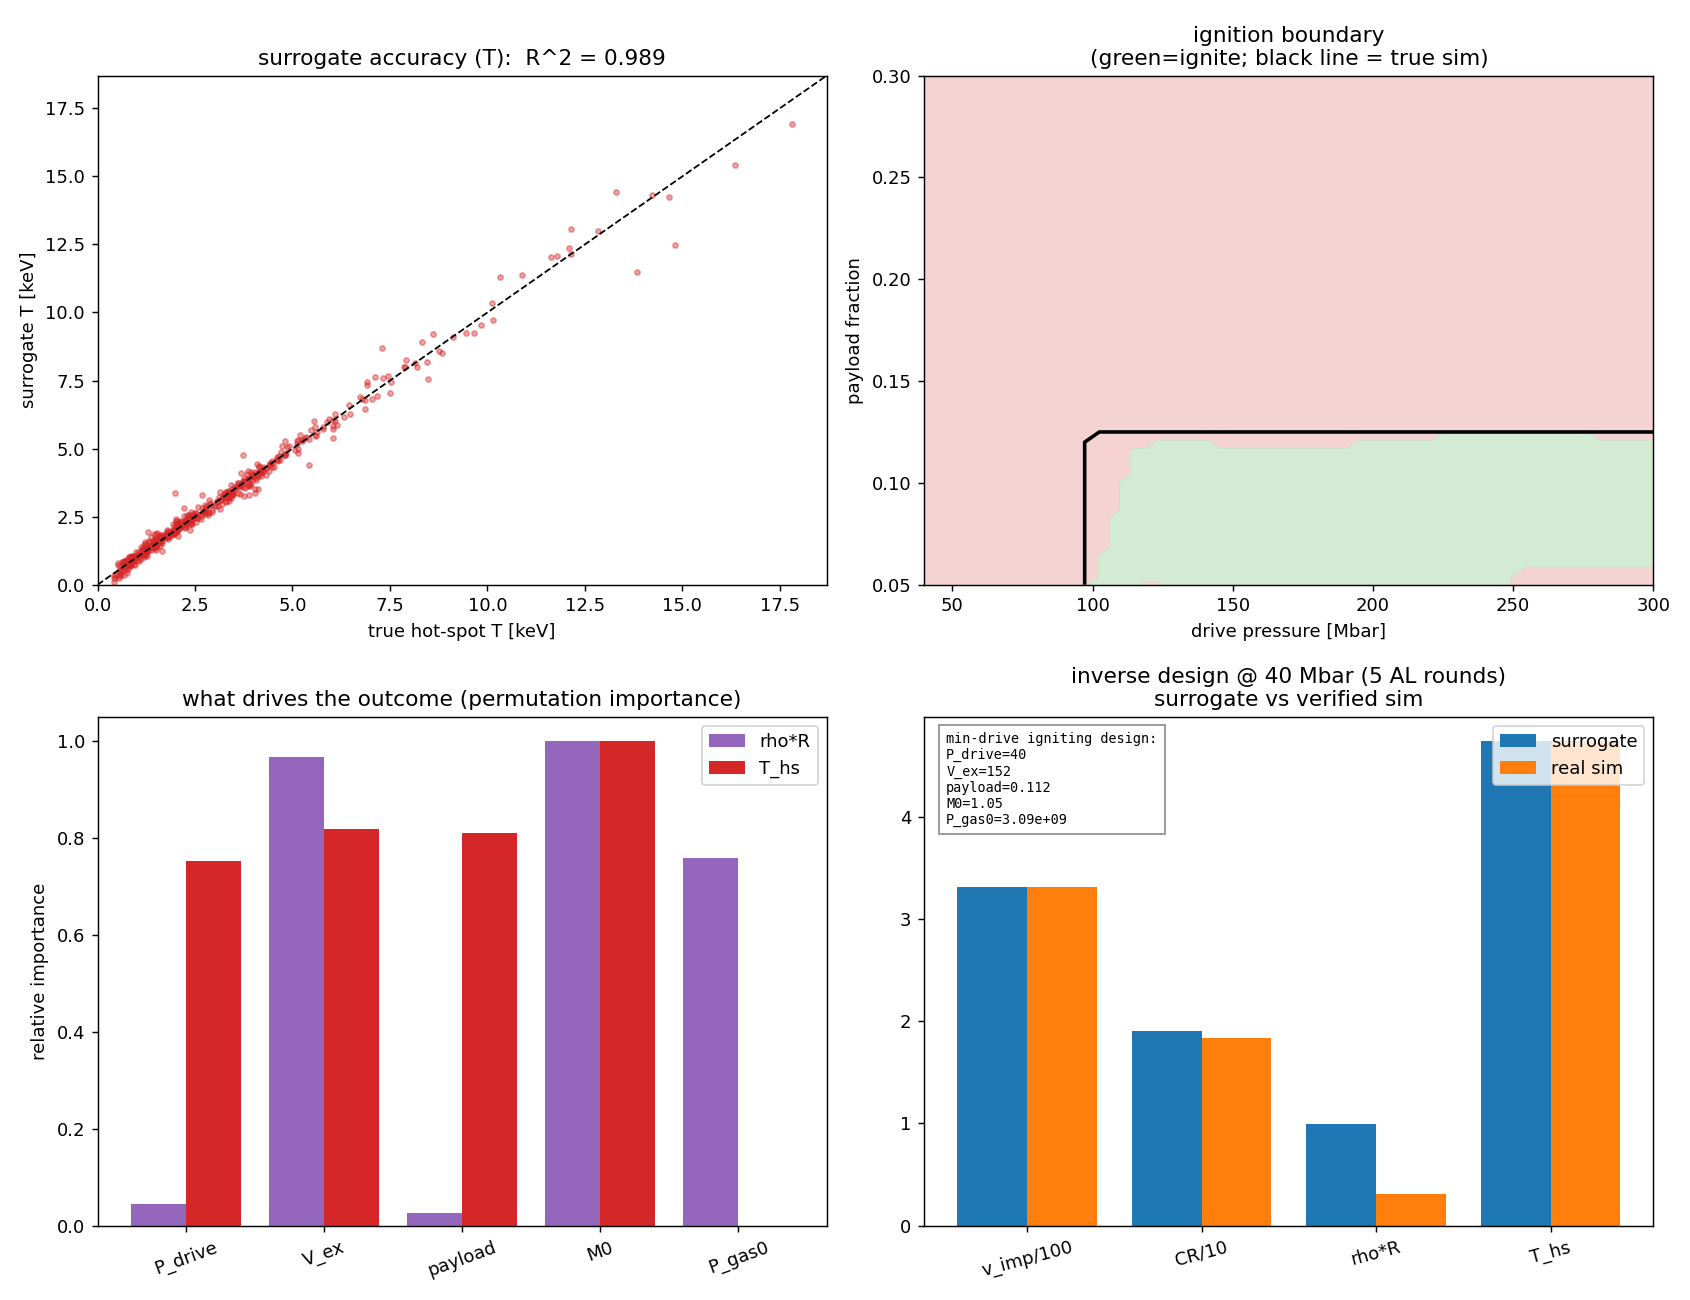

Python code for this plot:
"""
A neural-network surrogate for ICF ignition -- the data-driven layer.

This is the miniature version of what the LLNL "cognitive simulation" program
does with rad-hydro codes: sample a simulator across its design space, train a
fast surrogate, and use it to map the ignition boundary, rank what matters, and
inverse-design a target. Here the "simulator" is the repo's rocket-implosion
model (cheap and fully understood, so we can trust the ML), but the pipeline is
identical to the one you would run on MULTI or HYDRA.

Pipeline:
  1. sample 5 design knobs, run the rocket model  -> dataset of (design -> outcome)
  2. train an MLP surrogate (design -> v_imp, convergence, rho*R, hot-spot T)
  3. map the ignition boundary in a 2D slice, checked against the real sim
  4. permutation sensitivity: which knobs actually move rho*R and temperature
  5. inverse design: minimum-drive igniting capsule, verified against the sim

Run:  python3 ml_ignition.py         (regenerates + caches the dataset)
Deps: numpy, scipy, scikit-learn, matplotlib
"""

import numpy as np
from scipy.integrate import solve_ivp
from scipy.stats import qmc
from scipy.optimize import differential_evolution

# ----------------------------------------------------------------------------
# The simulator: rocket-implosion forward model (see ../Rocket Implosion)
# ----------------------------------------------------------------------------
MBAR_PA = 1.0e11
GAMMA   = 5.0 / 3.0
R0      = 1.0e-3
HS_MASS_FRAC = 0.05
ETA_HS  = 0.5
M_ION_DT = 2.5 * 1.66e-27
T_IGN   = 4.3           # ignition temperature   [keV]
RHOR_IGN = 0.30         # ignition areal density [g/cm^2]

# design knobs: name, low, high, unit
DESIGN = [
    ("P_drive",  40.0,   300.0),   # Mbar
    ("V_ex",     80.0,   250.0),   # km/s
    ("payload",  0.05,   0.30),    # fraction of M0 left as fuel
    ("M0",       1.0,    6.0),     # mg
    ("P_gas0",   1.0e9,  8.0e9),   # Pa
]
NAMES = [d[0] for d in DESIGN]
LOW = np.array([d[1] for d in DESIGN])
HIGH = np.array([d[2] for d in DESIGN])
OUTPUTS = ["v_imp [km/s]", "convergence", "rho*R [g/cm2]", "T_hs [keV]"]


def forward(x):
    """Run the rocket model for one design x. Returns [v_imp, CR, rho*R, T_hs]."""
    P_drive = x[0] * MBAR_PA
    V_ex    = x[1] * 1e3
    M_floor = x[2] * (x[3] * 1e-6)
    M0      = x[3] * 1e-6
    P_gas0  = x[4]
    mdot    = P_drive / V_ex

    def rhs(t, y):
        r, v, m = y
        r = max(r, 1e-6 * R0)
        A = 4.0 * np.pi * r ** 2
        driving = m > M_floor
        P_abl = P_drive if driving else 0.0
        p_gas = P_gas0 * (R0 / r) ** (3.0 * GAMMA)
        dvdt = A * (p_gas - P_abl) / m
        dmdt = -mdot * A if driving else 0.0
        return [v, dvdt, dmdt]

    def stag(t, y):
        return y[1]
    stag.terminal = True
    stag.direction = 1

    sol = solve_ivp(rhs, (0.0, 30e-9), [R0, 0.0, M0], method="LSODA",
                    events=stag, rtol=1e-5, atol=1e-2, max_step=3e-11)
    r = sol.y[0]; v = sol.y[1]; m = sol.y[2]
    v_imp = -v.min()
    m_f = m[-1]; r_min = max(r[-1], 1e-9)
    cr = R0 / r_min
    ke = 0.5 * m_f * v_imp ** 2
    rho_R = m_f / (4.0 * np.pi * r_min ** 2) * 0.1
    n_ions = HS_MASS_FRAC * m_f / M_ION_DT
    T_keV = ETA_HS * ke / (3.0 * n_ions) / 1.602e-16
    return np.array([v_imp / 1e3, cr, rho_R, T_keV])


def ignites(y):
    return (y[..., 3] >= T_IGN) & (y[..., 2] >= RHOR_IGN)


# ----------------------------------------------------------------------------
# Dataset (Latin-hypercube sample of the design space), cached to disk
# ----------------------------------------------------------------------------
def build_dataset(n=2500, cache="rocket_dataset.npz", seed=0):
    import os
    if os.path.exists(cache):
        d = np.load(cache)
        print(f"Loaded cached dataset: {d['X'].shape[0]} samples")
        return d["X"], d["Y"]
    print(f"Sampling {n} designs and running the rocket model ...")
    sampler = qmc.LatinHypercube(d=5, seed=seed)
    X = qmc.scale(sampler.random(n), LOW, HIGH)
    Y = np.full((n, 4), np.nan)
    for i in range(n):
        try:
            Y[i] = forward(X[i])
        except Exception:
            pass
        if (i + 1) % 500 == 0:
            print(f"  {i+1}/{n}")
    ok = np.isfinite(Y).all(axis=1)
    X, Y = X[ok], Y[ok]
    np.savez(cache, X=X, Y=Y)
    print(f"Kept {X.shape[0]} valid samples -> {cache}")
    return X, Y


# ----------------------------------------------------------------------------
# Surrogate
# ----------------------------------------------------------------------------
def fit_predict(X, Y):
    """Fit an MLP surrogate; return a predict(design)->outputs function."""
    from sklearn.neural_network import MLPRegressor
    from sklearn.preprocessing import StandardScaler
    xs = StandardScaler().fit(X)
    ys = StandardScaler().fit(Y)
    mlp = MLPRegressor(hidden_layer_sizes=(64, 64), activation="relu",
                       alpha=1e-3, max_iter=4000, random_state=0)
    mlp.fit(xs.transform(X), ys.transform(Y))

    def predict(Xraw):
        return ys.inverse_transform(mlp.predict(xs.transform(np.atleast_2d(Xraw))))
    return predict


def train_surrogate(X, Y):
    from sklearn.model_selection import train_test_split
    from sklearn.metrics import r2_score
    Xtr, Xte, Ytr, Yte = train_test_split(X, Y, test_size=0.2, random_state=0)
    predict = fit_predict(Xtr, Ytr)
    pred_te = predict(Xte)
    r2 = [r2_score(Yte[:, j], pred_te[:, j]) for j in range(4)]
    acc = np.mean(ignites(pred_te) == ignites(Yte))     # derived from predicted T & rho*R
    return predict, r2, acc, (Xte, Yte, pred_te)


def perm_importance(predict, X, Y, col, seed=0):
    """Manual permutation importance: MSE increase when each input is shuffled."""
    rng = np.random.default_rng(seed)
    base = np.mean((predict(X)[:, col] - Y[:, col]) ** 2)
    imp = np.zeros(X.shape[1])
    for j in range(X.shape[1]):
        Xp = X.copy()
        Xp[:, j] = rng.permutation(Xp[:, j])
        imp[j] = np.mean((predict(Xp)[:, col] - Y[:, col]) ** 2) - base
    return np.maximum(imp, 0) / (imp.max() + 1e-30)


# ----------------------------------------------------------------------------
# Inverse design with active learning.
# Minimise drive pressure subject to (predicted) ignition -- but a surrogate is
# optimistic in under-sampled corners, and the optimiser will exploit exactly
# those errors. So we VERIFY each proposal with the real simulator; if it
# fizzles, we sample around it, label those points, retrain, and try again.
# This is the ICF-ML workflow in miniature (propose -> simulate -> refit).
# ----------------------------------------------------------------------------
def optimize_design(predict, margin=1.1):
    def cost(x):
        p = predict(x)[0]
        penalty = 1e3 * (max(0.0, T_IGN * margin - p[3])
                         + max(0.0, RHOR_IGN * margin - p[2]))
        return x[0] + penalty                        # minimise drive pressure
    res = differential_evolution(cost, list(zip(LOW, HIGH)), seed=0,
                                 maxiter=200, tol=1e-6, polish=True)
    return res.x


def inverse_design(X, Y, rounds=6, batch=30, seed=0):
    rng = np.random.default_rng(seed)
    Xp, Yp = X.copy(), Y.copy()
    first = None
    for r in range(rounds):
        predict = fit_predict(Xp, Yp)
        x_opt = optimize_design(predict)
        y_surr = predict(x_opt)[0]
        y_sim = forward(x_opt)
        if first is None:
            first = (x_opt.copy(), y_surr.copy(), y_sim.copy())
        if ignites(y_sim):
            return x_opt, y_surr, y_sim, r + 1, first, Xp.shape[0]
        # active learning: label a neighbourhood of the (failed) proposal, refit
        span = 0.1 * (HIGH - LOW)
        newX = np.clip(x_opt + rng.uniform(-1, 1, (batch, 5)) * span, LOW, HIGH)
        newY = np.array([forward(xx) for xx in newX])
        ok = np.isfinite(newY).all(axis=1)
        Xp = np.vstack([Xp, newX[ok]]); Yp = np.vstack([Yp, newY[ok]])
    return x_opt, y_surr, y_sim, rounds, first, Xp.shape[0]


# ----------------------------------------------------------------------------
# Reporting + figure
# ----------------------------------------------------------------------------
def report(X, Y, r2, acc, x_opt, y_surr, y_sim, rounds, first):
    print("=" * 66)
    print("  ML SURROGATE FOR ICF IGNITION  --  results")
    print("=" * 66)
    print(f"  dataset                  : {X.shape[0]} designs, "
          f"{100*np.mean(ignites(Y)):.0f}% ignite")
    print("  surrogate test R^2:")
    for name, r in zip(OUTPUTS, r2):
        print(f"      {name:16s} : {r:.3f}")
    print(f"  ignition classification  : {100*acc:.1f}% accuracy")
    print("-" * 66)
    fx, fs, fsim = first
    print(f"  inverse design (min drive that ignites): {rounds} active-learning round(s)")
    if not ignites(fsim):
        print(f"    round-1 proposal was over-optimistic: surrogate said "
              f"T={fs[3]:.1f} keV, real sim gave T={fsim[3]:.1f} keV (fizzle)")
        print(f"    -> sampled around it, retrained, converged to a verified design")
    for name, v in zip(NAMES, x_opt):
        print(f"      {name:10s} = {v:9.2f}")
    print(f"    predicted: rho*R={y_surr[2]:.2f}  T={y_surr[3]:.2f} keV")
    print(f"    real sim : rho*R={y_sim[2]:.2f}  T={y_sim[3]:.2f} keV  "
          f"[{'IGNITES' if ignites(y_sim) else 'still fizzle'}]")
    print("=" * 66)


def make_figure(predict, test, r2, X, Y, x_opt, y_surr, y_sim, rounds,
                fname="ml_ignition.png"):
    import matplotlib.pyplot as plt
    Xte, Yte, pred_te = test
    fig, ax = plt.subplots(2, 2, figsize=(13, 10))

    # (1) parity plot for hot-spot temperature
    a = ax[0, 0]
    a.scatter(Yte[:, 3], pred_te[:, 3], s=8, alpha=0.4, color="tab:red")
    lim = [0, max(Yte[:, 3].max(), pred_te[:, 3].max()) * 1.05]
    a.plot(lim, lim, "k--", lw=1)
    a.set_xlabel("true hot-spot T [keV]"); a.set_ylabel("surrogate T [keV]")
    a.set_title(f"surrogate accuracy (T):  R^2 = {r2[3]:.3f}")
    a.set_xlim(lim); a.set_ylim(lim)

    # (2) ignition boundary in a 2D slice, surrogate vs real sim
    b = ax[0, 1]
    V_ex, payl0, M0, Pg = 150.0, None, 3.0, 3.0e9
    pd = np.linspace(LOW[0], HIGH[0], 70)
    pf = np.linspace(LOW[2], HIGH[2], 70)
    PD, PF = np.meshgrid(pd, pf)
    grid = np.column_stack([PD.ravel(), np.full(PD.size, V_ex),
                            PF.ravel(), np.full(PD.size, M0), np.full(PD.size, Pg)])
    ig_pred = ignites(predict(grid)).reshape(PD.shape)
    b.contourf(PD, PF, ig_pred, levels=[-0.5, 0.5, 1.5],
               colors=["#f4c8c8", "#c8e6c8"], alpha=0.8)
    # real-sim boundary on a coarser grid
    pdc = np.linspace(LOW[0], HIGH[0], 26)
    pfc = np.linspace(LOW[2], HIGH[2], 26)
    PDc, PFc = np.meshgrid(pdc, pfc)
    ig_true = np.array([ignites(forward([p, V_ex, f, M0, Pg]))
                        for p, f in zip(PDc.ravel(), PFc.ravel())]).reshape(PDc.shape)
    b.contour(PDc, PFc, ig_true.astype(float), levels=[0.5], colors="k", linewidths=2)
    b.set_xlabel("drive pressure [Mbar]"); b.set_ylabel("payload fraction")
    b.set_title("ignition boundary\n(green=ignite; black line = true sim)")

    # (3) sensitivity: permutation importance for rho*R and T
    c = ax[1, 0]
    imp_rr = perm_importance(predict, Xte, Yte, 2)
    imp_T = perm_importance(predict, Xte, Yte, 3)
    xpos = np.arange(len(NAMES))
    c.bar(xpos - 0.2, imp_rr, 0.4, label="rho*R", color="tab:purple")
    c.bar(xpos + 0.2, imp_T, 0.4, label="T_hs", color="tab:red")
    c.set_xticks(xpos); c.set_xticklabels(NAMES, rotation=20)
    c.set_ylabel("relative importance"); c.legend()
    c.set_title("what drives the outcome (permutation importance)")

    # (4) inverse design: surrogate vs real sim at the optimum
    d = ax[1, 1]
    labels = ["v_imp/100", "CR/10", "rho*R", "T_hs"]
    scale = np.array([1 / 100, 1 / 10, 1.0, 1.0])
    xpos = np.arange(4)
    d.bar(xpos - 0.2, y_surr * scale, 0.4, label="surrogate", color="tab:blue")
    d.bar(xpos + 0.2, y_sim * scale, 0.4, label="real sim", color="tab:orange")
    d.set_xticks(xpos); d.set_xticklabels(labels, rotation=15)
    d.legend(loc="upper right")
    txt = "min-drive igniting design:\n" + \
          "\n".join(f"{n}={v:.3g}" for n, v in zip(NAMES, x_opt))
    d.text(0.03, 0.97, txt, transform=d.transAxes, va="top", fontsize=7.5,
           family="monospace", bbox=dict(fc="white", ec="gray", alpha=0.85))
    d.set_title(f"inverse design @ {x_opt[0]:.0f} Mbar ({rounds} AL round"
                f"{'s' if rounds != 1 else ''})\nsurrogate vs verified sim")

    fig.tight_layout()
    fig.savefig(fname, dpi=130)
    print(f"Saved figure -> {fname}")
    try:
        plt.show()
    except Exception:
        pass


def main():
    X, Y = build_dataset()
    predict, r2, acc, test = train_surrogate(X, Y)
    x_opt, y_surr, y_sim, rounds, first, npool = inverse_design(X, Y)
    report(X, Y, r2, acc, x_opt, y_surr, y_sim, rounds, first)
    make_figure(predict, test, r2, X, Y, x_opt, y_surr, y_sim, rounds)


if __name__ == "__main__":
    main()


# ----------------------------------------------------------------------------
# NOTES / things to try -------------------------------------------------------
#
# * This is the whole point of the arxiv paper you started from: once you have a
#   surrogate, the ignition boundary, sensitivity, and inverse design are nearly
#   free -- you no longer pay a simulation per question. On a cheap rocket model
#   the payoff is pedagogical; swap `forward()` for MULTI and it is real.
#
# * The inverse-design row is the honesty check: the surrogate proposes a design,
#   and we VERIFY it with the actual simulator. If the two bars disagree, the
#   surrogate is extrapolating -- add samples there (active learning).
#
# * Sensitivity usually shows rho*R driven by the gas cushion + payload (they set
#   convergence) and T driven by exhaust velocity + payload (they set velocity).
#   That is exactly the rocket-equation physics, recovered from data.
#
# * Next steps toward the real thing: (a) active learning -- sample where the
#   surrogate is most uncertain near the boundary; (b) multi-fidelity/transfer
#   learning -- pre-train on this cheap model, fine-tune on a few MULTI runs
#   (Kustowski et al.); (c) Bayesian calibration against experimental data.
# ----------------------------------------------------------------------------
